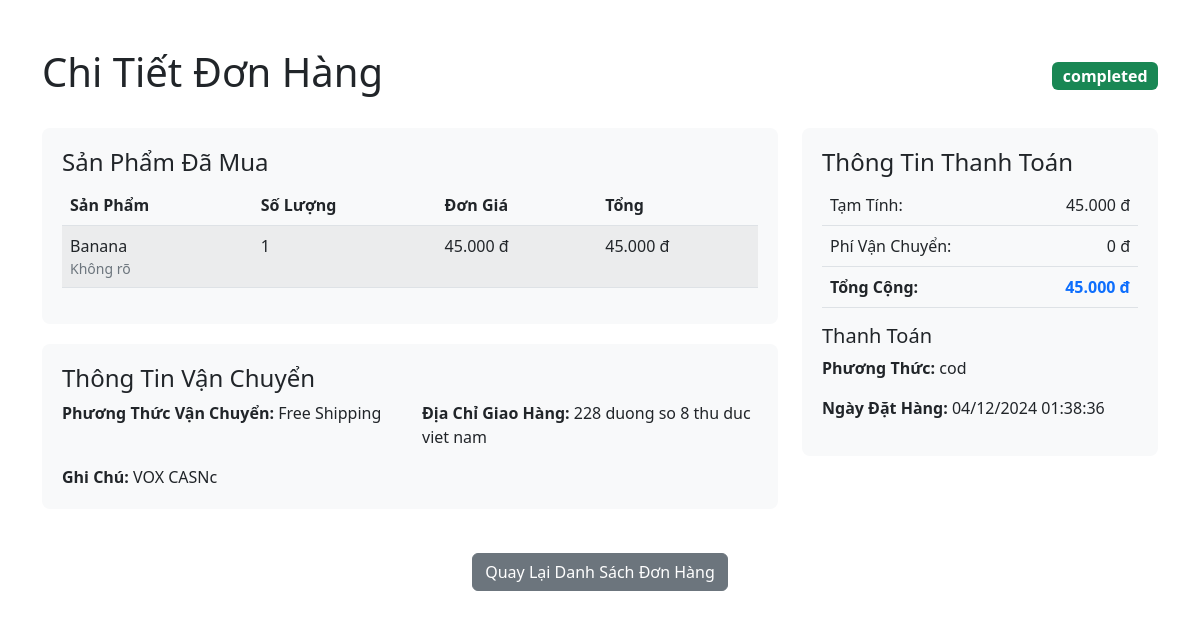
Page /order_detail.php?order_id=53 (signed in) on the committed database.
### tables this page shows
CREATE TABLE IF NOT EXISTS `orders` (
  `id` int NOT NULL AUTO_INCREMENT,
  `user_id` int NOT NULL,
  `total_price` double NOT NULL,
  `status` enum('pending','processing','completed','canceled') DEFAULT 'pending',
  `payment_method` enum('cod','credit_card','momo','vnpay') DEFAULT 'cod',
  `notes` text NOT NULL,
  `address` varchar(191) NOT NULL,
  `shipping_method` enum('Standard shipping','Express shipping','Free Shipping') NOT NULL,
  `created_at` datetime DEFAULT CURRENT_TIMESTAMP,
  `updated_at` datetime DEFAULT CURRENT_TIMESTAMP ON UPDATE CURRENT_TIMESTAMP,
  PRIMARY KEY (`id`),
  KEY `user_id` (`user_id`)
);

CREATE TABLE IF NOT EXISTS `order_items` (
  `id` int NOT NULL AUTO_INCREMENT,
  `order_id` int NOT NULL,
  `product_id` int NOT NULL,
  `quantity` int NOT NULL,
  `price` decimal(10,2) NOT NULL,
  PRIMARY KEY (`id`),
  KEY `order_id` (`order_id`),
  KEY `product_id` (`product_id`)
);

CREATE TABLE IF NOT EXISTS `products` (
  `id` int NOT NULL AUTO_INCREMENT,
  `name` varchar(191) NOT NULL,
  `description` text,
  `price` double(10,2) NOT NULL,
  `discount` int DEFAULT '0',
  `category_id` int DEFAULT NULL,
  `image` varchar(191) DEFAULT NULL,
  `rating` int NOT NULL,
  `created_at` datetime DEFAULT CURRENT_TIMESTAMP,
  `updated_at` datetime DEFAULT CURRENT_TIMESTAMP ON UPDATE CURRENT_TIMESTAMP,
  PRIMARY KEY (`id`),
  KEY `category_id` (`category_id`)
);

### app/models/Order.php (called while the page is built, shortened)
<?php
require_once 'Database.php';
class Order extends Database {
    public function getOrderById($orderId) {
        $sql = "SELECT * FROM orders WHERE id = ?";
        $stmt = parent::$connection->prepare($sql);
        $stmt->bind_param("i", $orderId);
        $stmt->execute();
        return $stmt->get_result()->fetch_assoc();
    }
    public function getOrderItems($orderId) {
        $sql = "SELECT * FROM order_items WHERE order_id = ?";
        $stmt = parent::$connection->prepare($sql);
        $stmt->bind_param("i", $orderId);
        $stmt->execute();
        return $stmt->get_result()->fetch_all(MYSQLI_ASSOC);
    }
}
?>

### app/models/Product.php (called while the page is built, shortened)
<?php
require_once 'Database.php';
class Product extends Database
{
    public function getProductById($id)
    {
        $sql = parent::$connection->prepare('SELECT * FROM products WHERE id=?');
        $sql->bind_param('i', $id);
        return parent::select($sql)[0];
    }
}

### app/models/Database.php (called while the page is built, shortened)
<?php
    class Database {
        public function select ($sql)
        {
            $sql->execute();
            $item=$sql->get_result()->fetch_all(MYSQLI_ASSOC);
            return $item;
        }
    }
?>

### order_detail.php (the view, shortened to what this page needs)
<?php
require_once 'config/database.php';
require_once 'app/models/Order.php';
require_once 'app/models/Product.php';
$orderId = $_GET['order_id'];
$orderModel = new Order();
$productModel = new Product();
$orderDetails = $orderModel->getOrderById($orderId);
$orderItems = $orderModel->getOrderItems($orderId);
$subTotal = 0;
$shippingCost = 0;
?>
<!DOCTYPE html>
<html lang="vi">
<head>
    <link href="https://cdn.jsdelivr.net/npm/bootstrap@5.2.3/dist/css/bootstrap.min.css" rel="stylesheet">
</head>
<body>
    <div class="container mt-5">
        <div class="row">
            <div class="col-12">
                <div class="d-flex justify-content-between align-items-center mb-4">
                    <h1>Chi Tiết Đơn Hàng</h1>
                    <div>
                        <span class="badge
                            <?php
                            switch($orderDetails['status']) {
                                case 'completed': echo 'bg-success'; break;
                            }
                            ?> status-badge">
                            <?php echo $orderDetails['status']; ?>
                        </span>
                    </div>
                </div>
                <div class="row">
                    <div class="col-md-8">
                        <div class="order-detail-section">
                            <h4>Sản Phẩm Đã Mua</h4>
                            <table class="table table-striped">
                                <thead>
                                    <tr>
                                        <th>Sản Phẩm</th>
                                        <th>Số Lượng</th>
                                        <th>Đơn Giá</th>
                                        <th>Tổng</th>
                                    </tr>
                                </thead>
                                <tbody>
                                    <?php foreach ($orderItems as $item):
                                        $product = $productModel->getProductById($item['product_id']);
                                        $itemTotal = $item['quantity'] * $item['price'];
                                        $subTotal += $itemTotal;
                                    ?>
                                        <tr>
                                            <td>
                                                <?php echo htmlspecialchars($product['name']); ?>
                                                <small class="d-block text-muted">
                                                    <?php echo htmlspecialchars($product['category_name'] ?? 'Không rõ'); ?>
                                                </small>
                                            </td>
                                            <td><?php echo $item['quantity']; ?></td>
                                            <td><?php echo number_format($item['price'], 0, ',', '.'); ?> đ</td>
                                            <td><?php echo number_format($itemTotal, 0, ',', '.'); ?> đ</td>
                                        </tr>
                                    <?php endforeach; ?>
                                </tbody>
                            </table>
                        </div>
                        <div class="order-detail-section">
                            <h4>Thông Tin Vận Chuyển</h4>
                            <div class="row">
                                <div class="col-md-6">
                                    <strong>Phương Thức Vận Chuyển:</strong>
                                    <?php echo htmlspecialchars($orderDetails['shipping_method']); ?>
                                </div>
                                <div class="col-md-6">
                                    <strong>Địa Chỉ Giao Hàng:</strong>
                                    <?php echo htmlspecialchars($orderDetails['address']); ?>
                                </div>
                            </div>
                            <?php if (!empty($orderDetails['notes'])): ?>
                                <div class="mt-3">
                                    <strong>Ghi Chú:</strong>
                                    <?php echo htmlspecialchars($orderDetails['notes']); ?>
                                </div>
                            <?php endif; ?>
                        </div>
                    </div>
                    <div class="col-md-4">
                        <div class="order-detail-section">
                            <h4>Thông Tin Thanh Toán</h4>
                            <table class="table">
                                <tr>
                                    <td>Tạm Tính:</td>
                                    <td class="text-end">
                                        <?php echo number_format($subTotal, 0, ',', '.'); ?> đ
                                    </td>
                                </tr>
                                <tr>
                                    <td>Phí Vận Chuyển:</td>
                                    <td class="text-end">
                                        <?php echo number_format($shippingCost, 0, ',', '.'); ?> đ
                                    </td>
                                </tr>
                                <tr>
                                    <td><strong>Tổng Cộng:</strong></td>
                                    <td class="text-end text-primary">
                                        <strong>
                                            <?php echo number_format($subTotal + $shippingCost, 0, ',', '.'); ?> đ
                                        </strong>
                                    </td>
                                </tr>
                            </table>
                            <div class="payment-info mt-3">
                                <h5>Thanh Toán</h5>
                                <p>
                                    <strong>Phương Thức:</strong>
                                    <?php echo htmlspecialchars($orderDetails['payment_method']); ?>
                                </p>
                                <p>
                                    <strong>Ngày Đặt Hàng:</strong>
                                    <?php echo date('d/m/Y H:i:s', strtotime($orderDetails['created_at'])); ?>
                                </p>
                            </div>
                        </div>
                    </div>
                </div>
                <div class="text-center mt-4">
                    <a href="order_history.php" class="btn btn-secondary">Quay Lại Danh Sách Đơn Hàng</a>
                </div>
            </div>
        </div>
    </div>
</body>
</html>

### order_detail.php (style rules this page uses)
.order-detail-section { background-color: #f8f9fa; border-radius: 8px; padding: 20px; margin-bottom: 20px; }
.status-badge { font-size: 1rem; }

### rows in the picture
orders: status "completed", shipping_method "Free Shipping", address "228 duong so 8 thu duc viet nam", notes "VOX CASNc", payment_method "cod", created_at "04/12/2024 01:38:36"
order_items: product.name "Banana", category_name "Không rõ", quantity "1", price "45.000", itemTotal "45.000"

### other values in the picture
$subTotal "45.000"
$shippingCost "0"
$subTotal + $shippingCost "45.000"
